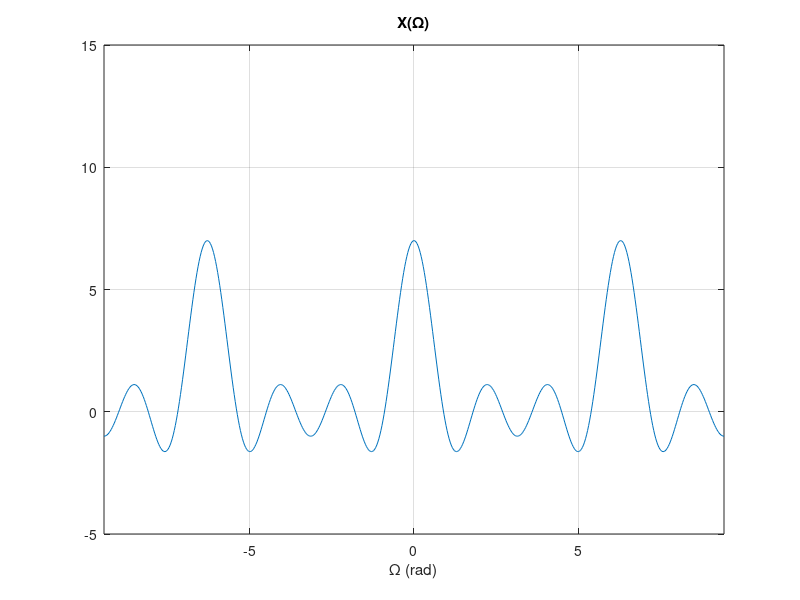

Write MATLAB code to recreate this figure.
% Script: exdt_3_12a.m
L = 3;                                   % Pulse width
% Create a vector of angular frequencies
Omg = [-3:0.01:3]*pi+0.0001;             % Avoid division by zero
% Compute the transform.
XOmg = sin(Omg*(2*L+1)/2)./sin(Omg/2);   % Eqn. (3.86)
% Graph the transform
plot(Omg,XOmg); grid;
axis([-3*pi,3*pi,-5,15]);
xlabel('\Omega (rad)');
title('X(\Omega)');
